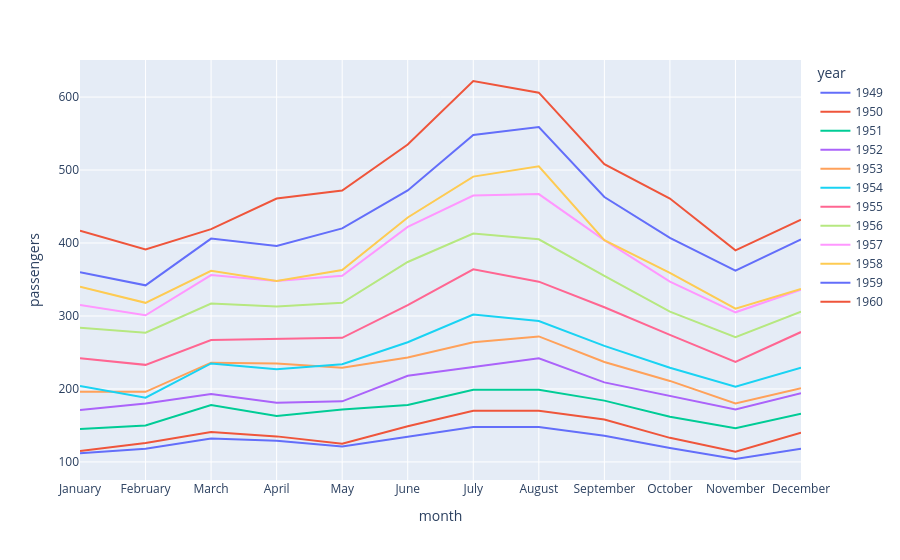

Notebook cell for this chart:
### Code cell
px.line(df, x="month", y="passengers", color="year")

### Figure 1 — Plotly figure (JSON) as saved in the notebook; plotly's stock layout.template omitted (floating-point values rounded to 4 significant figures)
{"data": [{"hovertemplate": "year=1949<br>month=%{x}<br>passengers=%{y}<extra></extra>", "legendgroup": "1949", "line": {"color": "#636efa", "dash": "solid"}, "marker": {"symbol": "circle"}, "mode": "lines", "name": "1949", "orientation": "v", "showlegend": true, "type": "scatter", "x": ["January", "February", "March", "April", "May", "June", "July", "August", "September", "October", "November", "December"], "xaxis": "x", "y": [112, 118, 132, 129, 121, 135, 148, 148, 136, 119, 104, 118], "yaxis": "y"}, {"hovertemplate": "year=1950<br>month=%{x}<br>passengers=%{y}<extra></extra>", "legendgroup": "1950", "line": {"color": "#EF553B", "dash": "solid"}, "marker": {"symbol": "circle"}, "mode": "lines", "name": "1950", "orientation": "v", "showlegend": true, "type": "scatter", "x": ["January", "February", "March", "April", "May", "June", "July", "August", "September", "October", "November", "December"], "xaxis": "x", "y": [115, 126, 141, 135, 125, 149, 170, 170, 158, 133, 114, 140], "yaxis": "y"}, {"hovertemplate": "year=1951<br>month=%{x}<br>passengers=%{y}<extra></extra>", "legendgroup": "1951", "line": {"color": "#00cc96", "dash": "solid"}, "marker": {"symbol": "circle"}, "mode": "lines", "name": "1951", "orientation": "v", "showlegend": true, "type": "scatter", "x": ["January", "February", "March", "April", "May", "June", "July", "August", "September", "October", "November", "December"], "xaxis": "x", "y": [145, 150, 178, 163, 172, 178, 199, 199, 184, 162, 146, 166], "yaxis": "y"}, {"hovertemplate": "year=1952<br>month=%{x}<br>passengers=%{y}<extra></extra>", "legendgroup": "1952", "line": {"color": "#ab63fa", "dash": "solid"}, "marker": {"symbol": "circle"}, "mode": "lines", "name": "1952", "orientation": "v", "showlegend": true, "type": "scatter", "x": ["January", "February", "March", "April", "May", "June", "July", "August", "September", "October", "November", "December"], "xaxis": "x", "y": [171, 180, 193, 181, 183, 218, 230, 242, 209, 191, 172, 194], "yaxis": "y"}, {"hovertemplate": "year=1953<br>month=%{x}<br>passengers=%{y}<extra></extra>", "legendgroup": "1953", "line": {"color": "#FFA15A", "dash": "solid"}, "marker": {"symbol": "circle"}, "mode": "lines", "name": "1953", "orientation": "v", "showlegend": true, "type": "scatter", "x": ["January", "February", "March", "April", "May", "June", "July", "August", "September", "October", "November", "December"], "xaxis": "x", "y": [196, 196, 236, 235, 229, 243, 264, 272, 237, 211, 180, 201], "yaxis": "y"}, {"hovertemplate": "year=1954<br>month=%{x}<br>passengers=%{y}<extra></extra>", "legendgroup": "1954", "line": {"color": "#19d3f3", "dash": "solid"}, "marker": {"symbol": "circle"}, "mode": "lines", "name": "1954", "orientation": "v", "showlegend": true, "type": "scatter", "x": ["January", "February", "March", "April", "May", "June", "July", "August", "September", "October", "November", "December"], "xaxis": "x", "y": [204, 188, 235, 227, 234, 264, 302, 293, 259, 229, 203, 229], "yaxis": "y"}, {"hovertemplate": "year=1955<br>month=%{x}<br>passengers=%{y}<extra></extra>", "legendgroup": "1955", "line": {"color": "#FF6692", "dash": "solid"}, "marker": {"symbol": "circle"}, "mode": "lines", "name": "1955", "orientation": "v", "showlegend": true, "type": "scatter", "x": ["January", "February", "March", "April", "May", "June", "July", "August", "September", "October", "November", "December"], "xaxis": "x", "y": [242, 233, 267, 269, 270, 315, 364, 347, 312, 274, 237, 278], "yaxis": "y"}, {"hovertemplate": "year=1956<br>month=%{x}<br>passengers=%{y}<extra></extra>", "legendgroup": "1956", "line": {"color": "#B6E880", "dash": "solid"}, "marker": {"symbol": "circle"}, "mode": "lines", "name": "1956", "orientation": "v", "showlegend": true, "type": "scatter", "x": ["January", "February", "March", "April", "May", "June", "July", "August", "September", "October", "November", "December"], "xaxis": "x", "y": [284, 277, 317, 313, 318, 374, 413, 405, 355, 306, 271, 306], "yaxis": "y"}, {"hovertemplate": "year=1957<br>month=%{x}<br>passengers=%{y}<extra></extra>", "legendgroup": "1957", "line": {"color": "#FF97FF", "dash": "solid"}, "marker": {"symbol": "circle"}, "mode": "lines", "name": "1957", "orientation": "v", "showlegend": true, "type": "scatter", "x": ["January", "February", "March", "April", "May", "June", "July", "August", "September", "October", "November", "December"], "xaxis": "x", "y": [315, 301, 356, 348, 355, 422, 465, 467, 404, 347, 305, 336], "yaxis": "y"}, {"hovertemplate": "year=1958<br>month=%{x}<br>passengers=%{y}<extra></extra>", "legendgroup": "1958", "line": {"color": "#FECB52", "dash": "solid"}, "marker": {"symbol": "circle"}, "mode": "lines", "name": "1958", "orientation": "v", "showlegend": true, "type": "scatter", "x": ["January", "February", "March", "April", "May", "June", "July", "August", "September", "October", "November", "December"], "xaxis": "x", "y": [340, 318, 362, 348, 363, 435, 491, 505, 404, 359, 310, 337], "yaxis": "y"}, {"hovertemplate": "year=1959<br>month=%{x}<br>passengers=%{y}<extra></extra>", "legendgroup": "1959", "line": {"color": "#636efa", "dash": "solid"}, "marker": {"symbol": "circle"}, "mode": "lines", "name": "1959", "orientation": "v", "showlegend": true, "type": "scatter", "x": ["January", "February", "March", "April", "May", "June", "July", "August", "September", "October", "November", "December"], "xaxis": "x", "y": [360, 342, 406, 396, 420, 472, 548, 559, 463, 407, 362, 405], "yaxis": "y"}, {"hovertemplate": "year=1960<br>month=%{x}<br>passengers=%{y}<extra></extra>", "legendgroup": "1960", "line": {"color": "#EF553B", "dash": "solid"}, "marker": {"symbol": "circle"}, "mode": "lines", "name": "1960", "orientation": "v", "showlegend": true, "type": "scatter", "x": ["January", "February", "March", "April", "May", "June", "July", "August", "September", "October", "November", "December"], "xaxis": "x", "y": [417, 391, 419, 461, 472, 535, 622, 606, 508, 461, 390, 432], "yaxis": "y"}], "layout": {"legend": {"title": {"text": "year"}, "tracegroupgap": 0}, "margin": {"t": 60}, "xaxis": {"anchor": "y", "domain": [0, 1], "title": {"text": "month"}}, "yaxis": {"anchor": "x", "domain": [0, 1], "title": {"text": "passengers"}}}}
